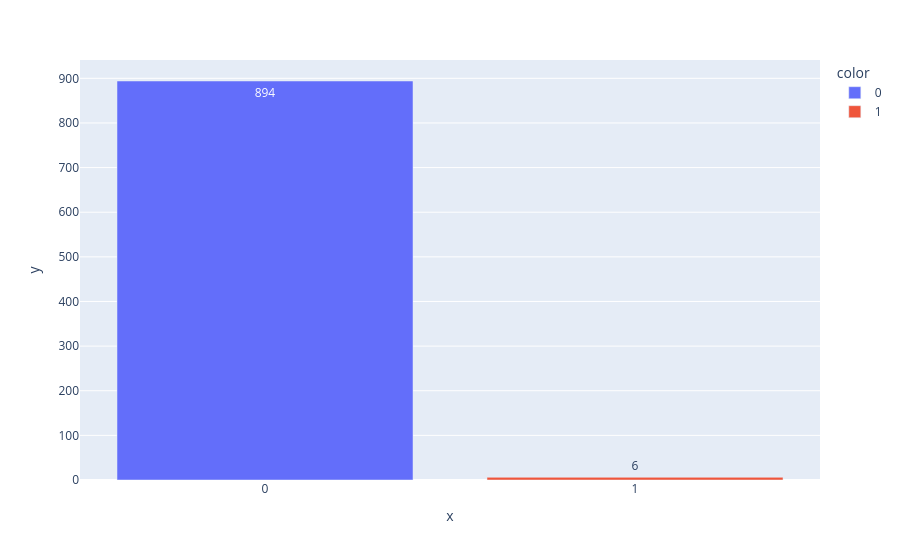

Notebook code cell kept with this figure:
### Code cell
# Diagramme en barre des nombres d'observations
bar_plot(val1)

### Figure 1 — Plotly figure (JSON) as saved in the notebook; plotly's stock layout.template omitted (floating-point values rounded to 4 significant figures)
{"data": [{"hovertemplate": "color=0<br>x=%{x}<br>y=%{y}<extra></extra>", "legendgroup": "0", "marker": {"color": "#636efa", "pattern": {"shape": ""}}, "name": "0", "orientation": "v", "showlegend": true, "textposition": "auto", "texttemplate": "%{y}", "type": "bar", "x": ["0"], "xaxis": "x", "y": [894], "yaxis": "y"}, {"hovertemplate": "color=1<br>x=%{x}<br>y=%{y}<extra></extra>", "legendgroup": "1", "marker": {"color": "#EF553B", "pattern": {"shape": ""}}, "name": "1", "orientation": "v", "showlegend": true, "textposition": "auto", "texttemplate": "%{y}", "type": "bar", "x": ["1"], "xaxis": "x", "y": [6], "yaxis": "y"}], "layout": {"barmode": "relative", "legend": {"title": {"text": "color"}, "tracegroupgap": 0}, "margin": {"t": 60}, "xaxis": {"anchor": "y", "domain": [0.0, 1.0], "title": {"text": "x"}}, "yaxis": {"anchor": "x", "domain": [0.0, 1.0], "title": {"text": "y"}}}}
